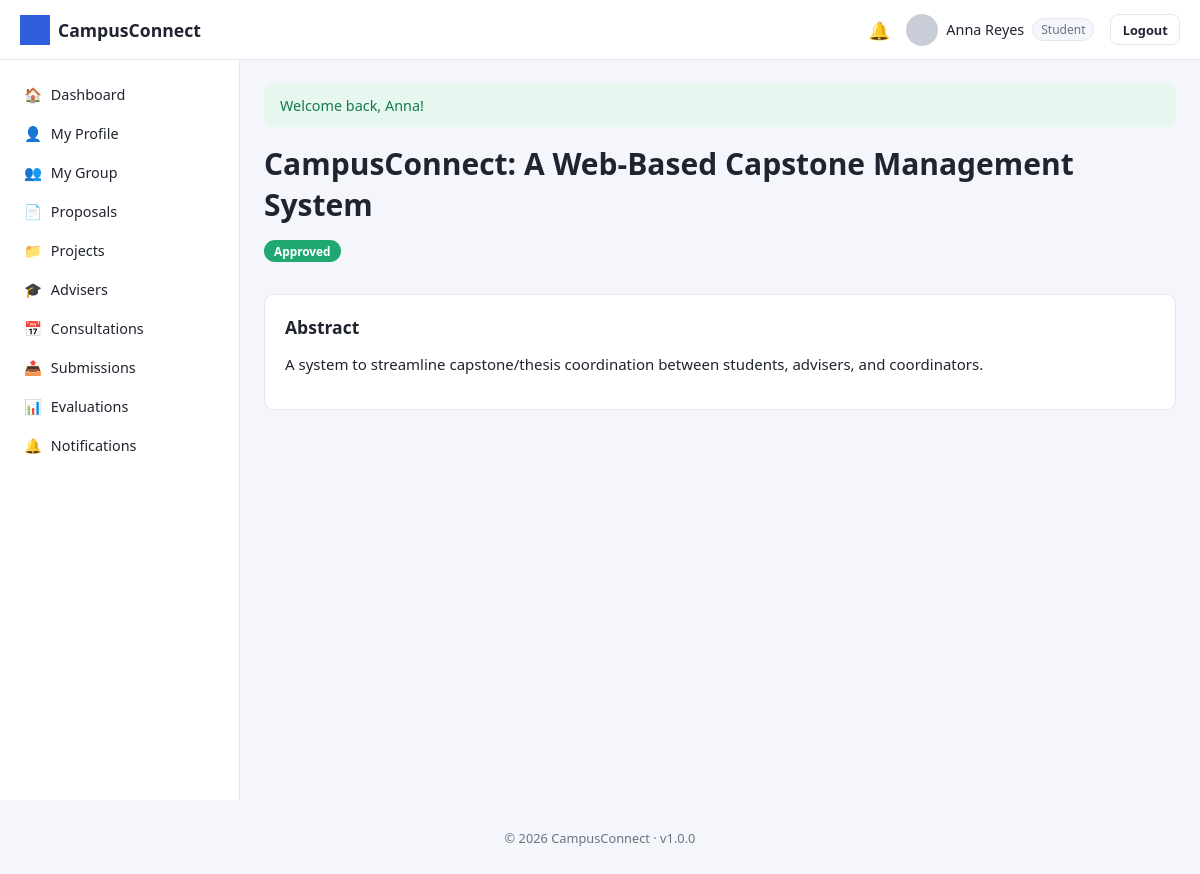
Screenshot of /student/proposals/view.php?id=1 (signed in) with the database file from the repository.
### tables this page shows
CREATE TABLE users (
    user_id INT AUTO_INCREMENT PRIMARY KEY,
    role_id INT NOT NULL,
    id_number VARCHAR(50) UNIQUE,
    first_name VARCHAR(100) NOT NULL,
    last_name VARCHAR(100) NOT NULL,
    email VARCHAR(150) NOT NULL UNIQUE,
    password_hash VARCHAR(255) NOT NULL,
    program VARCHAR(150) DEFAULT NULL,
    department VARCHAR(150) DEFAULT NULL,
    profile_photo VARCHAR(255) DEFAULT 'default-profile.png',
    contact_number VARCHAR(30) DEFAULT NULL,
    status ENUM('active','inactive','suspended') DEFAULT 'active',
    remember_token VARCHAR(255) DEFAULT NULL,
    reset_token VARCHAR(255) DEFAULT NULL,
    reset_token_expires DATETIME DEFAULT NULL,
    created_at TIMESTAMP DEFAULT CURRENT_TIMESTAMP,
    updated_at TIMESTAMP DEFAULT CURRENT_TIMESTAMP ON UPDATE CURRENT_TIMESTAMP,
    FOREIGN KEY (role_id) REFERENCES roles(role_id)
);

CREATE TABLE proposals (
    proposal_id INT AUTO_INCREMENT PRIMARY KEY,
    group_id INT NOT NULL,
    title VARCHAR(255) NOT NULL,
    abstract TEXT,
    file_path VARCHAR(255) DEFAULT NULL,
    status ENUM('draft','submitted','under_review','approved','revision','rejected') DEFAULT 'draft',
    submitted_at DATETIME DEFAULT NULL,
    reviewed_by INT DEFAULT NULL,
    review_comments TEXT,
    created_at TIMESTAMP DEFAULT CURRENT_TIMESTAMP,
    updated_at TIMESTAMP DEFAULT CURRENT_TIMESTAMP ON UPDATE CURRENT_TIMESTAMP,
    FOREIGN KEY (group_id) REFERENCES `groups`(group_id) ON DELETE CASCADE,
    FOREIGN KEY (reviewed_by) REFERENCES users(user_id)
);

### config/database.php (called while the page is built, shortened)
<?php
function getDB(): PDO
{
    static $pdo = null;
    if ($pdo === null) {
        $dsn = 'mysql:host=' . DB_HOST . ';dbname=' . DB_NAME . ';charset=' . DB_CHARSET;
        $options = [
            PDO::ATTR_ERRMODE            => PDO::ERRMODE_EXCEPTION,
            PDO::ATTR_DEFAULT_FETCH_MODE => PDO::FETCH_ASSOC,
            PDO::ATTR_EMULATE_PREPARES   => false,
        ];
        try {
            $pdo = new PDO($dsn, DB_USER, DB_PASS, $options);
        } catch (PDOException $e) {
            error_log('Database connection failed: ' . $e->getMessage());
            die('Database connection failed. Please try again later or contact the administrator.');
        }
    }
    return $pdo;
}

### student/proposals/view.php (the view, shortened to what this page needs)
<?php
require_once __DIR__ . '/../../config/database.php';
require_once __DIR__ . '/../../includes/functions.php';
$db = getDB();
$groupId = currentStudentGroupId();
$id = (int) ($_GET['id'] ?? 0);
$stmt = $db->prepare('SELECT * FROM proposals WHERE proposal_id = ? AND group_id = ?');
$stmt->execute([$id, $groupId]);
$proposal = $stmt->fetch();
include __DIR__ . '/../../includes/header.php';
?>
<div class="page-header">
    <div><h1><?= e($proposal['title']) ?></h1><p><?= statusBadge($proposal['status']) ?></p></div>
</div>
<div class="card">
    <h3>Abstract</h3>
    <p><?= nl2br(e($proposal['abstract'])) ?></p>
</div>
<?php include __DIR__ . '/../../includes/footer.php'; ?>

### includes/navbar.php (shortened to what this page needs)
<?php
$navUser = currentUser();
$unread  = $navUser ? unreadNotificationCount((int) $navUser['user_id']) : 0;
$roleName = currentRoleName();
?>
<header class="navbar">
    <div class="navbar-brand">
        <img src="<?= BASE_URL ?>/assets/images/logo.png" alt="<?= e(APP_NAME) ?>" class="navbar-logo">
        <span><?= e(APP_NAME) ?></span>
    </div>
    <div class="navbar-right">
        <a class="navbar-icon" href="<?= BASE_URL ?>/<?= e($roleName) ?>/notifications<?= $roleName === 'student' ? '/index.php' : '.php' ?>" title="Notifications">
            🔔<?php if ($unread > 0): ?><span class="badge-dot"><?= $unread ?></span><?php endif; ?>
        </a>
        <div class="navbar-user">
            <img src="<?= BASE_URL ?>/assets/images/<?= e($navUser['profile_photo'] ?? 'default-profile.png') ?>" class="navbar-avatar" alt="Profile">
            <span><?= e(($navUser['first_name'] ?? '') . ' ' . ($navUser['last_name'] ?? '')) ?></span>
            <span class="role-tag"><?= e(ucfirst($roleName ?? '')) ?></span>
        </div>
        <a class="btn btn-sm btn-outline" href="<?= BASE_URL ?>/logout.php">Logout</a>
    </div>
</header>

### includes/functions.php (shortened to what this page needs)
<?php
function e(?string $value): string
{
    return htmlspecialchars($value ?? '', ENT_QUOTES, 'UTF-8');
}
function isLoggedIn(): bool
{
    return !empty($_SESSION['user_id']);
}
function currentRoleId(): ?int
{
    return $_SESSION['role_id'] ?? null;
}
function currentRoleName(): ?string
{
    $roleId = currentRoleId();
    return $roleId ? (ROLE_NAMES[$roleId] ?? null) : null;
}
function currentUser(): ?array
{
    static $user = null;
    if ($user !== null) {
        return $user;
    }
    $stmt = getDB()->prepare('SELECT * FROM users WHERE user_id = ? LIMIT 1');
    $stmt->execute([$_SESSION['user_id']]);
    $user = $stmt->fetch() ?: null;
    return $user;
}
function statusBadge(string $status): string
{
    $map = [
        'pending'      => 'secondary',
        'approved'     => 'success',
        'rejected'     => 'danger',
        'draft'        => 'secondary',
        'submitted'    => 'info',
        'under_review' => 'warning',
        'revision'     => 'warning',
        'in_progress'  => 'primary',
        'completed'    => 'success',
        'active'       => 'success',
        'inactive'     => 'secondary',
        'cancelled'    => 'danger',
        'overdue'      => 'danger',
    ];
    $class = $map[$status] ?? 'secondary';
    $label = ucwords(str_replace('_', ' ', $status));
    return '<span class="badge badge-' . $class . '">' . e($label) . '</span>';
}
function currentStudentGroupId(): ?int
{
    $user = currentUser();
    $stmt = getDB()->prepare('SELECT group_id FROM group_members WHERE user_id = ? LIMIT 1');
    $stmt->execute([$user['user_id']]);
    $row = $stmt->fetch();
    return $row ? (int) $row['group_id'] : null;
}

### assets/css/style.css (style rules this page uses)
:root { --primary: #2f5fdd; --primary-dark: #23439e; --success: #1fa971; --danger: #e0413a; --warning: #e0a13a; --info: #3aa9e0; --secondary: #6b7280; --bg: #f4f6fb; --card-bg: #ffffff; --border: #e3e7ef; --text: #1f2430; --text-muted: #6b7280; --sidebar-width: 240px; --navbar-height: 60px; --radius: 10px; }
* { box-sizing: border-box; }
body { margin: 0; font-family: 'Segoe UI', Roboto, Helvetica, Arial, sans-serif; background: var(--bg); color: var(--text); font-size: 15px; }
a { color: var(--primary); text-decoration: none; }
h1, h2, h3, h4 { margin: 0 0 .5em; font-weight: 600; }
.app-shell { padding-top: var(--navbar-height); }
.navbar { position: fixed; top: 0; left: 0; right: 0; height: var(--navbar-height); background: var(--card-bg); border-bottom: 1px solid var(--border); display: flex; align-items: center; justify-content: space-between; padding: 0 1.25rem; z-index: 100; }
.navbar-brand { display: flex; align-items: center; gap: .5rem; font-weight: 700; font-size: 1.1rem; }
.navbar-logo { height: 30px; width: 30px; object-fit: contain; }
.navbar-right { display: flex; align-items: center; gap: 1rem; }
.navbar-icon { position: relative; font-size: 1.1rem; }
.navbar-user { display: flex; align-items: center; gap: .5rem; font-size: .9rem; }
.navbar-avatar { width: 32px; height: 32px; border-radius: 50%; object-fit: cover; }
.role-tag { background: var(--bg); border: 1px solid var(--border); border-radius: 20px; padding: 2px 8px; font-size: .75rem; color: var(--text-muted); }
.btn { display: inline-block; padding: .6rem 1.1rem; border-radius: 8px; border: 1px solid transparent; font-size: .9rem; font-weight: 600; cursor: pointer; text-align: center; }
.btn-sm { padding: .35rem .7rem; font-size: .8rem; }
.btn-outline { background: transparent; border-color: var(--border); color: var(--text); }
.card { background: var(--card-bg); border: 1px solid var(--border); border-radius: var(--radius); padding: 1.25rem; margin-bottom: 1.25rem; }
.badge { display: inline-block; padding: 3px 10px; border-radius: 20px; font-size: .74rem; font-weight: 600; color: #fff; }
.badge-success { background: var(--success); }
.page-header { display: flex; align-items: center; justify-content: space-between; margin-bottom: 1.25rem; flex-wrap: wrap; gap: .75rem; }
.page-header p { color: var(--text-muted); margin: .2rem 0 0; }

### rows the page displays
users: profile_photo (placeholder picture), first_name+last_name "Anna Reyes"
proposals: title "CampusConnect: A Web-Based Capstone Management System", status "Approved", abstract "A system to streamline capstone/thesis coordination between students, advisers, and coordinators."

### other values shown
APP_NAME "CampusConnect"
$roleName "Student"
$icon "🏠"
$label "Dashboard"
$icon "👤"
$label "My Profile"
$icon "👥"
$label "My Group"
$icon "📄"
$label "Proposals"
$icon "📁"
$label "Projects"
$icon "🎓"
$label "Advisers"
$icon "📅"
